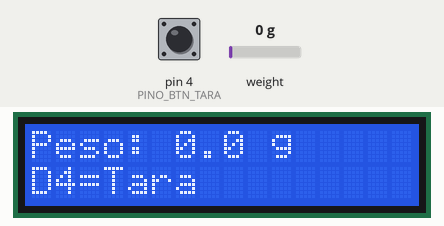
This sketch was run on a simulated Arduino Uno, built with avr-gcc and run on an emulated ATmega328P. Parts: 16×2 character LCD. Inputs (shaded band) come from the test bench; at power-on: pin 4 (PINO_BTN_TARA) HIGH, weight on the scale 0 g. What the sketch prints to the serial monitor is not drawn.

Above: at 2.3 s.
2.4 s: pin 4 (PINO_BTN_TARA) pulled LOW for 3.2 s
At 4.0 s:
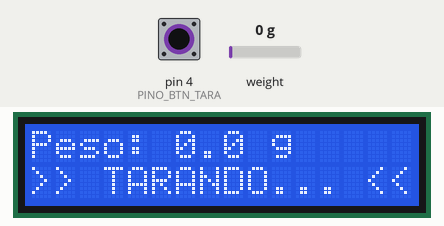
8.2 s: weight on the scale set to 100 g
At 9.5 s:
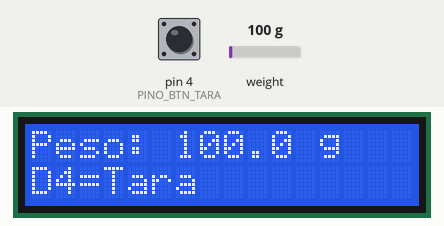
10.5 s: pin 4 (PINO_BTN_TARA) pulled LOW for 0.5 s
At 12.1 s:
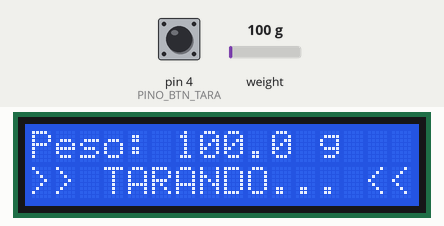
14.2 s: weight on the scale set to 1250 g
At 16.1 s:
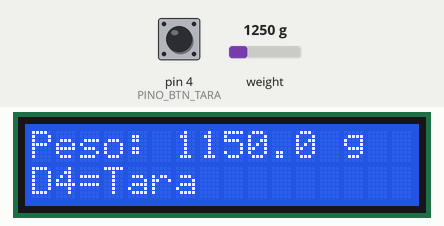
16.5 s: weight on the scale set to 2500 g
At 17.5 s:
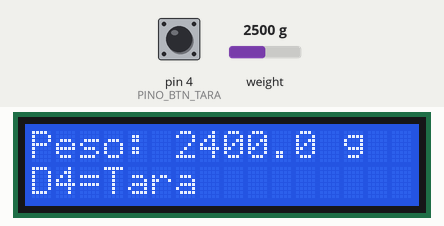
Timing chart, 0 to 19.1 s (numbered marks = the images above; inputs shaded):
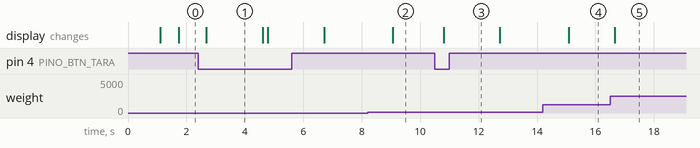

The sketch:

p66_balanca_digital.ino
```cpp
// ============================================================================
// Projeto 66 — Balança Digital
// Placa: Arduino Uno R3 (ATmega328P) | Bibliotecas: Wire, LiquidCrystal I2C, HX711 Arduino Library
// Material: 80 Projetos Arduino
// Célula de carga + Amplificador 24-bit HX711 + Botão TARA + LCD 16x2 I2C
// ============================================================================

#include <Wire.h>
#include <LiquidCrystal_I2C.h>
#include <HX711.h>

const byte PINO_HX_DT    = 2;  // Pino DT (DOUT) do módulo HX711
const byte PINO_HX_SCK   = 3;  // Pino SCK do módulo HX711
const byte PINO_BTN_TARA = 4;  // Botão de TARA (INPUT_PULLUP)
const byte PINO_I2C_SDA  = A4; // Barramento I2C SDA
const byte PINO_I2C_SCL  = A5; // Barramento I2C SCL

// AJUSTE AQUI: Fator de calibração da sua célula de carga.
// Como calibrar: FATOR_CALIBRACAO = (Valor_Bruto_no_Serial) / (Peso_Real_em_Gramas)
// Exemplo típico: ~420.0 para célula de 5 kg ou ~2100.0 para célula de 1 kg.
const float FATOR_CALIBRACAO = 420.0;

LiquidCrystal_I2C lcd(0x27, 16, 2);
HX711 balanca;

void setup() {
  (void)PINO_I2C_SDA;
  (void)PINO_I2C_SCL;
  Serial.begin(9600);

  pinMode(PINO_BTN_TARA, INPUT_PULLUP);

  lcd.init();
  lcd.backlight();
  lcd.setCursor(0, 0);
  lcd.print(F("Balanca Digital"));
  lcd.setCursor(0, 1);
  lcd.print(F("Zerando prato..."));

  balanca.begin(PINO_HX_DT, PINO_HX_SCK);
  balanca.set_scale(FATOR_CALIBRACAO);

  if (balanca.wait_ready_timeout(1500)) {
    balanca.tare(10); // Zera a balança com média de 10 leituras
    Serial.println(F("Sistema pronto! Balanca Digital inicializada e tarada."));
  } else {
    Serial.println(F("Aviso: Modulo HX711 nao respondeu em D2/D3."));
  }
  lcd.clear();
}

void loop() {
  // Verifica se o botão de TARA foi pressionado
  if (digitalRead(PINO_BTN_TARA) == LOW) {
    lcd.setCursor(0, 1);
    lcd.print(F(">> TARANDO... <<"));
    Serial.println(F("Aplicando TARA (zerando peso do recipiente)..."));
    if (balanca.wait_ready_timeout(1000)) {
      balanca.tare(10);
    }
    delay(300);
  }

  if (balanca.wait_ready_timeout(400)) {
    float gramas = balanca.get_units(5);
    long valorBruto = balanca.get_value(1);

    // Elimina oscilação residual menor que 0,3 g perto do zero
    if (gramas > -0.3 && gramas < 0.3) gramas = 0.0;

    lcd.setCursor(0, 0);
    lcd.print(F("Peso: "));
    lcd.print(gramas, 1);
    lcd.print(F(" g      "));

    lcd.setCursor(0, 1);
    lcd.print(F("D4=Tara         "));

    Serial.print(F("Peso: "));
    Serial.print(gramas, 1);
    Serial.print(F(" g | Valor Bruto (p/ calibrar): "));
    Serial.println(valorBruto);
  } else {
    lcd.setCursor(0, 0);
    lcd.print(F("Aguardando HX711"));
    lcd.setCursor(0, 1);
    lcd.print(F("Cheque D2 e D3  "));
  }

  delay(150);
}
```

Measured:
- after the input at 2.4 s, the display: changes after 0.28 s (image 1)
- after the input at 8.2 s, the display: changes after 0.86 s (image 2)
- after the input at 10.5 s, the display: changes after 0.30 s (image 3)
- after the input at 14.2 s, the display: changes after 0.89 s (image 4)
- after the input at 16.5 s, the display: changes after 0.16 s (image 5)
- what the display in image 1 shows lasts 1.9 s, from 2.7 s to 4.6 s
